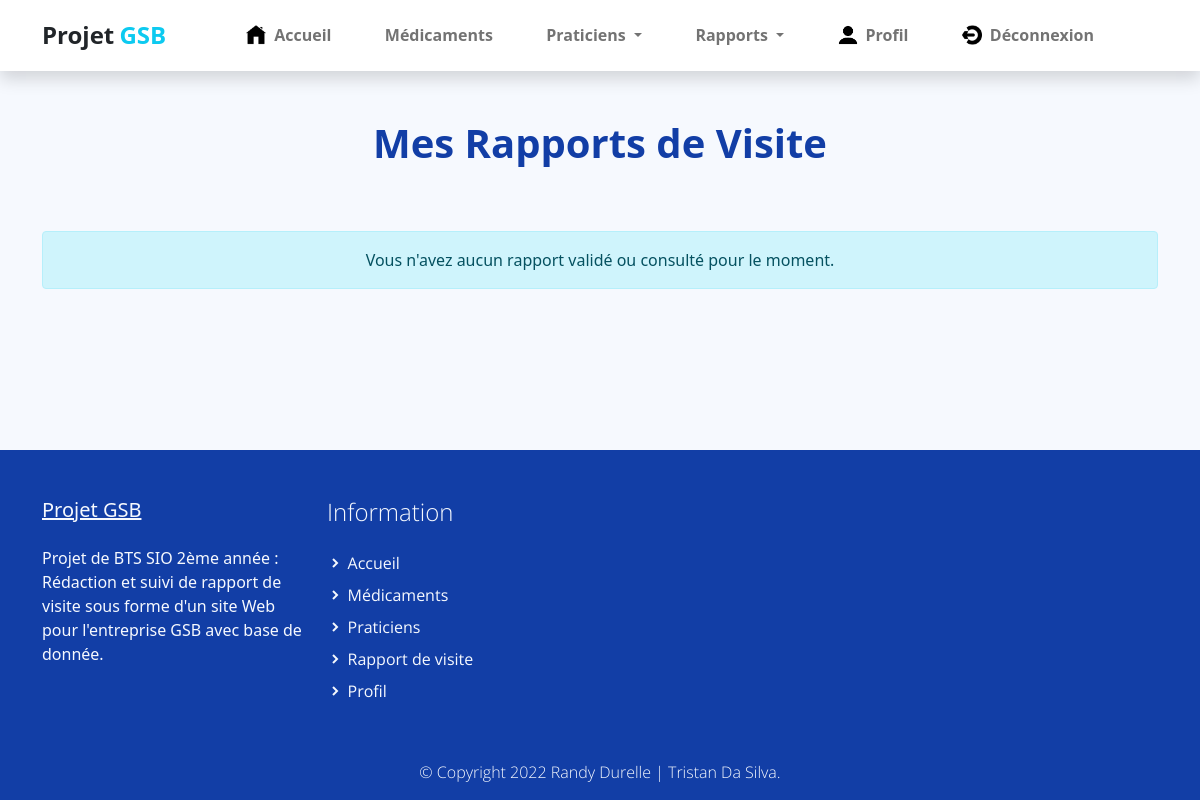
The app's page /index.php?uc=rapportvisite&action=mesRapportsClos (signed in), older data.
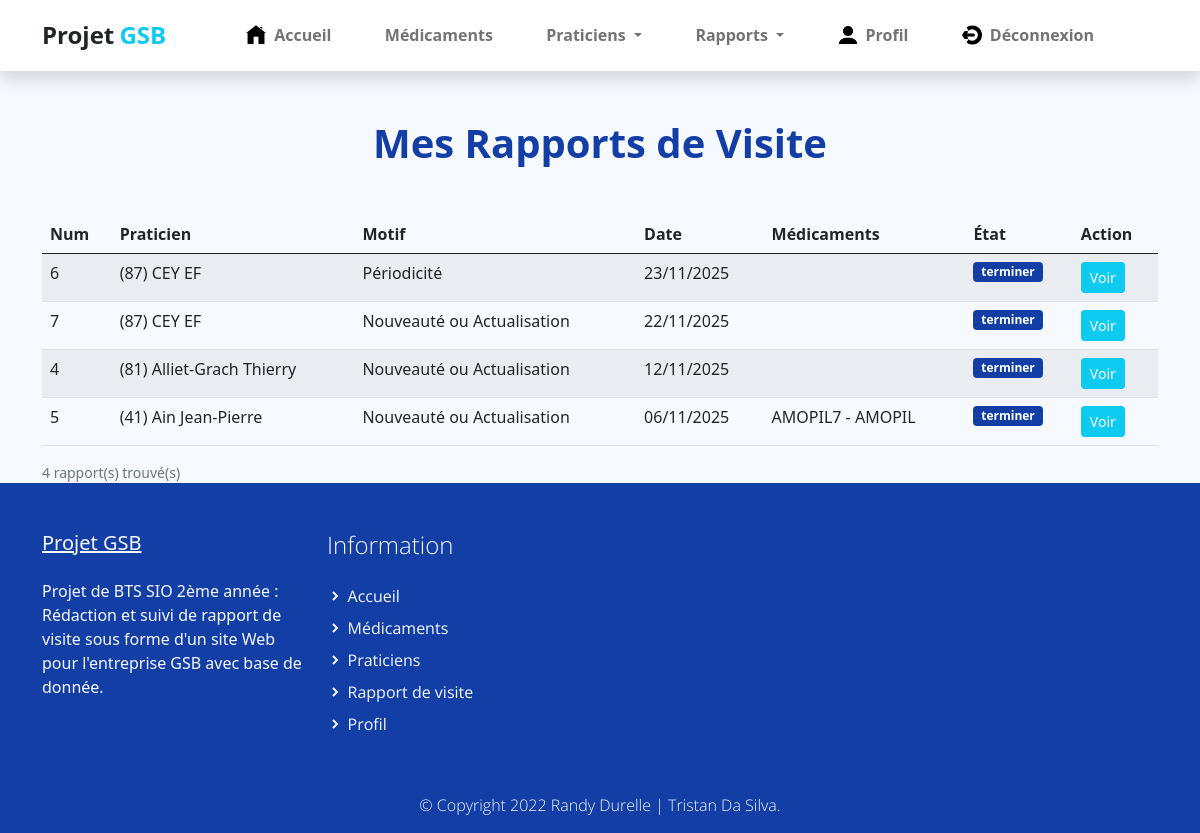
The same page, newer data.
### tables this page shows
CREATE TABLE IF NOT EXISTS `rapport_visite` (
  `COL_MATRICULE` varchar(10) NOT NULL,
  `RAP_NUM` int(11) NOT NULL,
  `RAP_DATEVISITE` date DEFAULT NULL,
  `RAP_BILAN` varchar(255) DEFAULT NULL,
  `RAP_MOTIF_AUTRE` varchar(50) DEFAULT NULL,
  `RAP_AUTRE` varchar(90) DEFAULT NULL,
  `RAP_DATESAISIE` date NOT NULL,
  `ET_CODE` int(11) DEFAULT 1,
  `PRA_NUM` int(11) NOT NULL,
  `MO_Code` int(11) DEFAULT NULL,
  `PRA_NUM_REMPLACANT` int(11) DEFAULT NULL,
  `MED_DEPOTLEGAL_PRESENTER1` varchar(10) DEFAULT NULL,
  `MED_DEPOTLEGAL_PRESENTER2` varchar(10) DEFAULT NULL,
  PRIMARY KEY (`COL_MATRICULE`,`RAP_NUM`),
  KEY `rapport_visite_praticien2_FK` (`PRA_NUM`),
  KEY `rapport_visite_etat_FK` (`ET_CODE`),
  KEY `rapport_visite_motif_FK` (`MO_Code`),
  KEY `rapport_visite_remplaceur_FK` (`PRA_NUM_REMPLACANT`),
  KEY `rapport_visite_med1_FK` (`MED_DEPOTLEGAL_PRESENTER1`),
  KEY `rapport_visite_med2_FK` (`MED_DEPOTLEGAL_PRESENTER2`)
);

CREATE TABLE IF NOT EXISTS `praticien` (
  `PRA_NUM` int(11) NOT NULL,
  `PRA_PRENOM` varchar(30) DEFAULT NULL,
  `PRA_NOM` varchar(30) DEFAULT NULL,
  `PRA_ADRESSE` varchar(50) DEFAULT NULL,
  `PRA_CP` varchar(5) DEFAULT NULL,
  `PRA_VILLE` varchar(25) DEFAULT NULL,
  `PRA_COEFNOTORIETE` float DEFAULT NULL,
  `PRA_COEFCONFIANCE` float DEFAULT 0.5,
  `TYP_CODE` varchar(3) NOT NULL,
  PRIMARY KEY (`PRA_NUM`),
  KEY `praticien_type_praticien0_FK` (`TYP_CODE`)
);

CREATE TABLE IF NOT EXISTS `motif` (
  `MO_Code` int(5) NOT NULL,
  `MO_Libelle` varchar(50) NOT NULL,
  PRIMARY KEY (`MO_Code`)
);

CREATE TABLE IF NOT EXISTS `etat` (
  `etat_code` int(5) NOT NULL,
  `etat_libelle` varchar(50) NOT NULL,
  PRIMARY KEY (`etat_code`)
);

### modele/rapport.modele.inc.php (called while the page is built, shortened)
<?php
function getMesRapportsClos($matricule)
{
    try {
        $monPdo = connexionPDO();
        $req = "SELECT r.RAP_NUM, r.RAP_DATEVISITE, r.COL_MATRICULE, c.COL_NOM, c.COL_PRENOM,
                       p.PRA_NUM, p.PRA_NOM, p.PRA_PRENOM,
                       m.MO_LIBELLE, r.RAP_MOTIF_AUTRE,
                       md1.MED_NOMCOMMERCIAL as MED1, md2.MED_NOMCOMMERCIAL as MED2,
                       md1.MED_DEPOTLEGAL as CODE1, md2.MED_DEPOTLEGAL as CODE2,
                       e.ETAT_LIBELLE, r.ET_CODE
                FROM rapport_visite r
                LEFT JOIN collaborateur c ON r.COL_MATRICULE = c.COL_MATRICULE
                LEFT JOIN praticien p ON r.PRA_NUM = p.PRA_NUM
                LEFT JOIN motif m ON r.MO_CODE = m.MO_CODE
                LEFT JOIN medicament md1 ON r.MED_DEPOTLEGAL_PRESENTER1 = md1.MED_DEPOTLEGAL
                LEFT JOIN medicament md2 ON r.MED_DEPOTLEGAL_PRESENTER2 = md2.MED_DEPOTLEGAL
                LEFT JOIN etat e ON r.ET_CODE = e.ETAT_CODE
                WHERE r.COL_MATRICULE = :matricule
                AND r.ET_CODE IN (1, 2)
                ORDER BY r.RAP_DATEVISITE DESC, r.RAP_NUM DESC";
        $stmt = $monPdo->prepare($req);
        $stmt->bindValue(':matricule', $matricule, PDO::PARAM_STR);
        $stmt->execute();
        return $stmt->fetchAll(PDO::FETCH_ASSOC);
    } catch (PDOException $e) {
        error_log("Erreur getMesRapportsClos : " . $e->getMessage());
        return [];
    }
}
?>

### vues/v_listeMesRapportsClos.php (the view, shortened to what this page needs)
<div class="container">
    <div class="structure-hero pt-lg-5 pt-4">
        <h1 class="titre text-center">Mes Rapports de Visite</h1>
    </div>
    <div class="row align-items-center justify-content-center">
        <div class="col-12 m-0 mt-4">
            <?php if (empty($result)): ?>
                <div class="alert alert-info mt-3 text-center">
                    Vous n'avez aucun rapport validé ou consulté pour le moment.
                </div>
            <?php else: ?>
                <div class="table-responsive">
                    <table class="table table-striped table-hover">
                        <thead>
                            <tr>
                                <th>Num</th>
                                <th>Praticien</th>
                                <th>Motif</th>
                                <th>Date</th>
                                <th>Médicaments</th>
                                <th>État</th>
                                <th>Action</th>
                            </tr>
                        </thead>
                        <tbody>
                            <?php foreach ($result as $rapport): ?>
                                <tr>
                                    <td><?php echo htmlspecialchars($rapport['RAP_NUM']); ?></td>
                                    <td><?php echo htmlspecialchars('(' . $rapport['PRA_NUM'] . ') ' . $rapport['PRA_NOM'] . ' ' . $rapport['PRA_PRENOM']); ?>
                                    </td>
                                    <td>
                                        <?php
                                        echo htmlspecialchars($rapport['MO_LIBELLE']);
                                        ?>
                                    </td>
                                    <td><?php echo date('d/m/Y', strtotime($rapport['RAP_DATEVISITE'])); ?></td>
                                    <td>
                                        <?php
                                        $meds = [];
                                        if (!empty($rapport['MED1']))
                                            $meds[] = $rapport['CODE1'] . ' - ' . $rapport['MED1'];
                                        echo htmlspecialchars(implode(', ', $meds));
                                        ?>
                                    </td>
                                    <td>
                                        <?php
                                        $etatLib = isset($rapport['ETAT_LIBELLE']) ? $rapport['ETAT_LIBELLE'] : 'Clos';
                                        $badgeClass = ($rapport['ET_CODE'] == 2) ? 'bg-success' : 'bg-primary';
                                        echo '<span class="badge ' . $badgeClass . '">' . htmlspecialchars($etatLib) . '</span>';
                                        ?>
                                    </td>
                                    <td>
                                        <a href="index.php?uc=rapportvisite&action=afficherrapport&rapports=<?php echo $rapport['RAP_NUM']; ?>&matricule=<?php echo $rapport['COL_MATRICULE']; ?>"
                                            class="btn btn-sm btn-info text-white">Voir</a>
                                    </td>
                                </tr>
                            <?php endforeach; ?>
                        </tbody>
                    </table>
                </div>
                <small class="text-muted"><?php echo count($result); ?> rapport(s) trouvé(s)</small>
            <?php endif; ?>
        </div>
    </div>
</div>

Row changes from the older to the newer data that the page shows:
added rapport_visite: RAP_NUM "6", PRA_NUM.PRA_PRENOM "(87) CEY EF", MO_Code.MO_Libelle "Périodicité", RAP_DATEVISITE "23/11/2025", ET_CODE.etat_libelle "terminer"
added rapport_visite: RAP_NUM "7", PRA_NUM.PRA_PRENOM "(87) CEY EF", MO_Code.MO_Libelle "Nouveauté ou Actualisation", RAP_DATEVISITE "22/11/2025", ET_CODE.etat_libelle "terminer"
added rapport_visite: RAP_NUM "4", PRA_NUM.PRA_PRENOM "(81) Alliet-Grach Thierry", MO_Code.MO_Libelle "Nouveauté ou Actualisation", RAP_DATEVISITE "12/11/2025", ET_CODE.etat_libelle "terminer"
added rapport_visite: RAP_NUM "5", PRA_NUM.PRA_PRENOM "(41) Ain Jean-Pierre", MO_Code.MO_Libelle "Nouveauté ou Actualisation", RAP_DATEVISITE "06/11/2025", meds "AMOPIL7 - AMOPIL", ET_CODE.etat_libelle "terminer"
Text that changed along with them:
count($result): (not shown) → "4"
text no longer shown: "Vous n'avez aucun rapport validé ou consulté pour le moment."
text now shown: "Num Praticien Motif Date Médicaments État Action rapport(s) trouvé(s)"
